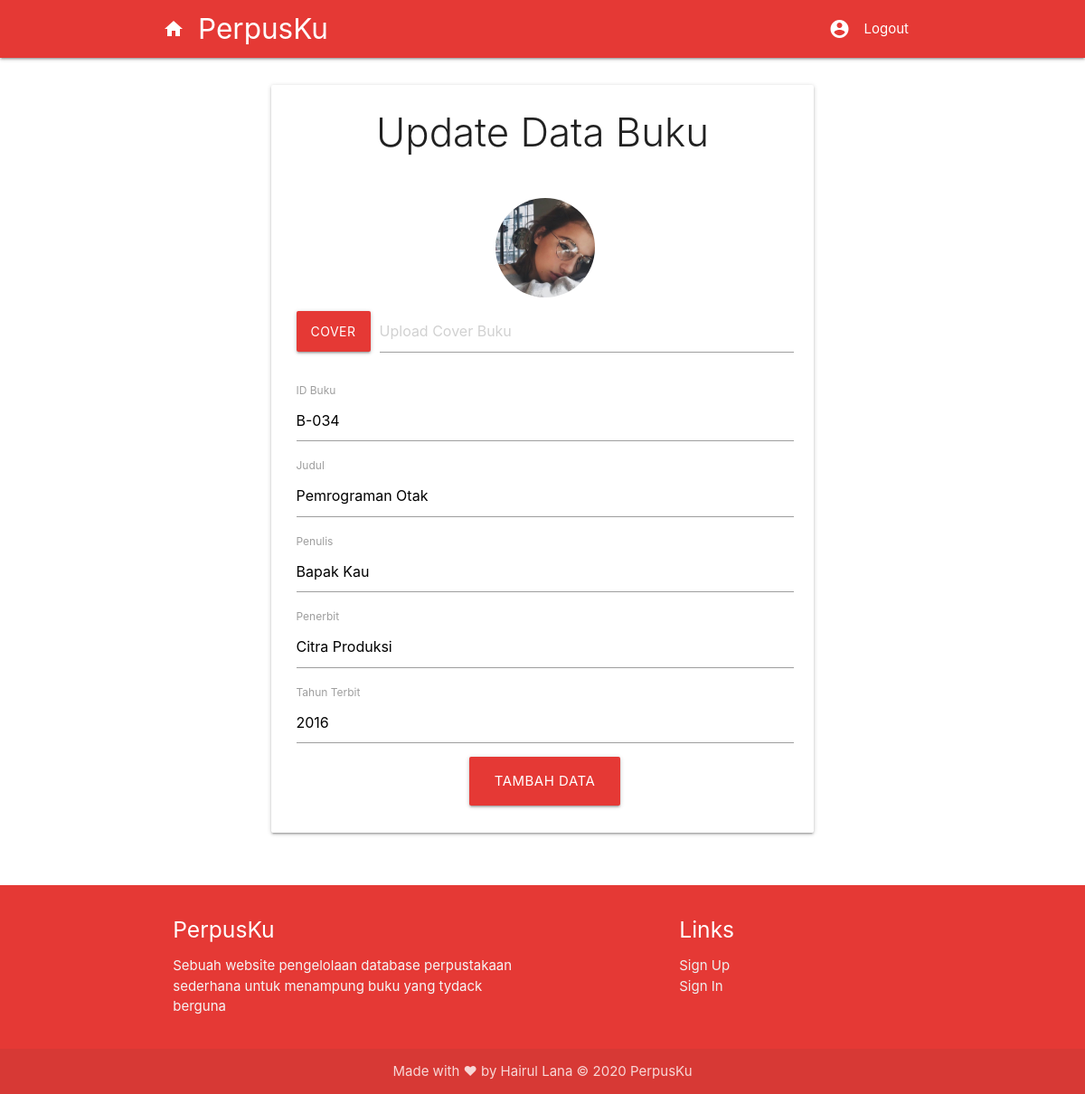
/update.php?no_buku=B-034 (signed in), run on the app's committed database.
### tables this page shows
CREATE TABLE `buku` (
  `id_buku` int(11) NOT NULL,
  `no_buku` varchar(50) NOT NULL,
  `judul` varchar(50) NOT NULL,
  `penulis` varchar(50) NOT NULL,
  `penerbit` varchar(50) NOT NULL,
  `tahun` int(11) NOT NULL,
  `cover` text NOT NULL
);

### functions.php (called while the page is built, shortened)
<?php
include 'connect_db.php';
function query($query){
    global $connect;
    $result = mysqli_query($connect,$query);
    $rows = [];
    while ( $row = mysqli_fetch_assoc($result) ){
        $rows[] = $row;
    }
    return $rows;
}
?>

### update.php (the view, shortened to what this page needs)
<?php
if (isset($_GET['no_buku'])){
    include 'connect_db.php';
    include 'functions.php';
    $no_buku = $_GET["no_buku"];
    $buku = query("SELECT * FROM buku WHERE no_buku = '$no_buku'")[0];
}
?>
<html>
    <head>
    </head>
    <body>
        <?php include "_navbar.php"; ?>
        <div class="row">
            <div class="col s6 offset-s3 card">
                <div class="col offset-">
                    <h3 class="header light center">Update Data Buku</h3>
                    <form method="POST" action="" enctype="multipart/form-data" class="input-field inline">
                        <ul>
                            <li>
                                <div class="center">
                                    <img class="circle responsive-img" src="cover/<?= $buku['cover'] ?>" width=20% />
                                </div>
                            </li>
                            <li>
                                <div class="file-field input-field">
                                    <div class="btn red darken-1">
                                        <span>Cover</span>
                                    </div>
                                    <div class="file-path-wrapper">
                                        <input class="file-path validate" type="text" placeholder="Upload Cover Buku">
                                    </div>
                                </div>
                            </li>
                            <li>
                                <label for="no_buku">ID Buku</label>
                                <input type="text" size=60 name="no_buku" id="no_buku" value="<?= $buku['no_buku'] ?>" required>
                            </li>
                            <li>
                                <label for="judul">Judul</label>
                                <input type="text" size=60 name="judul" id="judul" value="<?= $buku['judul'] ?>" required>
                            </li>
                            <li>
                                <label for="penulis">Penulis</label>
                                <input type="text" size=60 name="penulis" id="penulis" value="<?= $buku['penulis'] ?>" required>
                            </li>
                            <li>
                                <label for="penerbit">Penerbit</label>
                                <input type="text" size=60 name="penerbit" id="penerbit" value="<?= $buku['penerbit'] ?>" required>
                            </li>
                            <li>
                                <label for="tahun">Tahun Terbit</label>
                                <input type="text" size=60 name="tahun" id="tahun" value="<?= $buku['tahun'] ?>" required>
                            </li>
                            <li>
                                <div class="center">
                                    <button class="btn-large red darken-1" type="submit" name="submit">Tambah Data</button>
                                </div>
                            </li>
                        </ul>
                    </form>
                </div>
            </div>
        </div>
        <?php include "_footer.php"; ?>
    </body>
</html>

### data on the page
buku: cover (picture), no_buku "B-034", judul "Pemrograman Otak", penulis "Bapak Kau", penerbit "Citra Produksi", tahun "2016"
